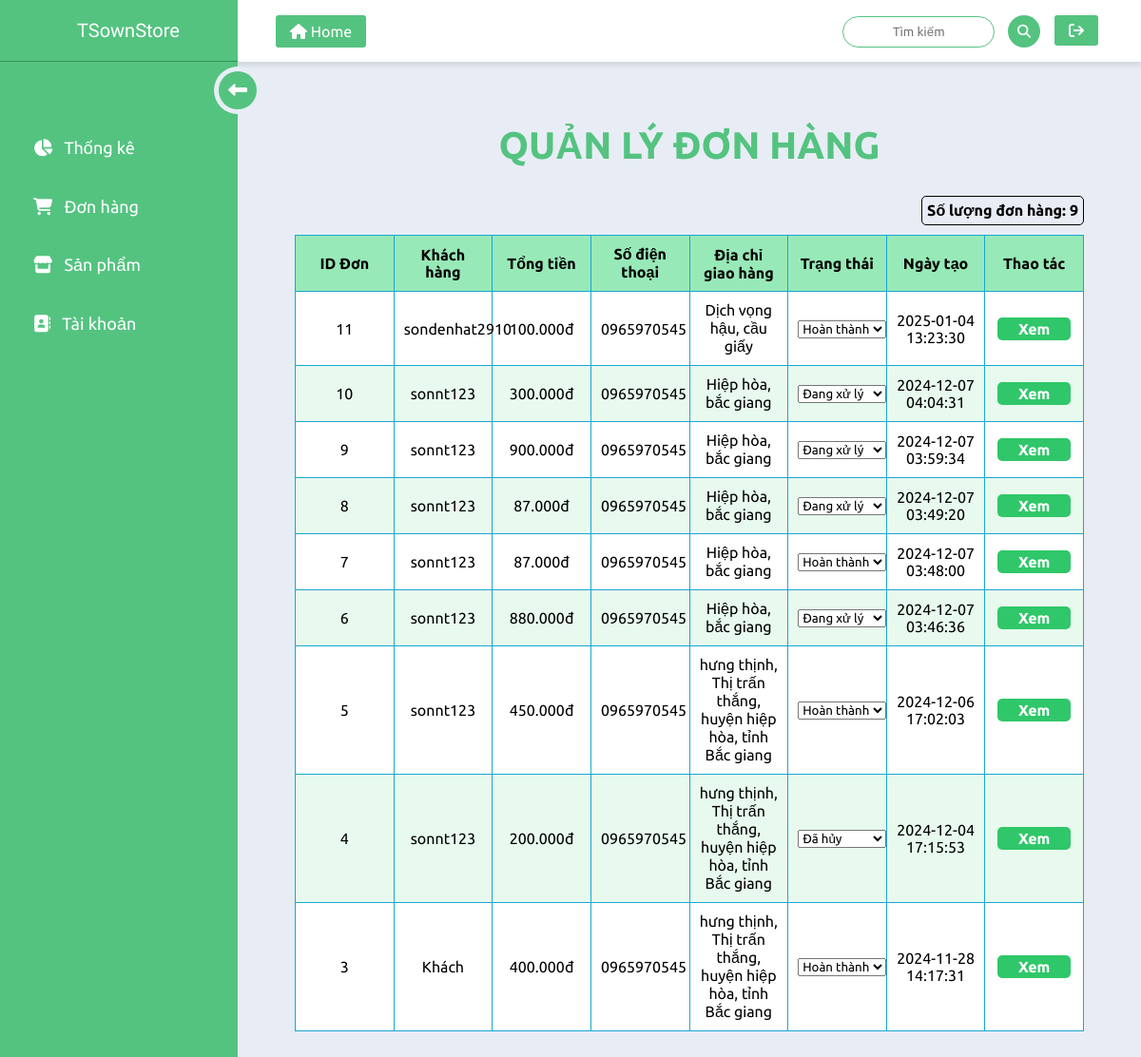
The app's page /admin/order.php with its own data.
### tables this page shows
CREATE TABLE IF NOT EXISTS `m_orders` (
  `order_id` int(11) NOT NULL AUTO_INCREMENT,
  `user_id` varchar(50) DEFAULT NULL,
  `total_amount` int(11) DEFAULT NULL,
  `status` varchar(20) NOT NULL DEFAULT 'pending' COMMENT 'pending-complete-cancelled',
  `created_at` timestamp NOT NULL DEFAULT CURRENT_TIMESTAMP,
  `updated_at` timestamp NOT NULL DEFAULT CURRENT_TIMESTAMP ON UPDATE CURRENT_TIMESTAMP,
  `shipping_address` varchar(255) NOT NULL,
  `phone` varchar(50) NOT NULL,
  PRIMARY KEY (`order_id`)
);

CREATE TABLE IF NOT EXISTS `m_users` (
  `user_id` int(11) NOT NULL AUTO_INCREMENT,
  `username` varchar(50) NOT NULL,
  `password` varchar(255) NOT NULL,
  `role` int(11) DEFAULT '0' COMMENT '''0'': user - ''1'': admin',
  `stop_flg` int(11) DEFAULT '0' COMMENT '0: Normal, 1: Disabled',
  `insert_dt` timestamp NOT NULL DEFAULT CURRENT_TIMESTAMP,
  `update_dt` timestamp NOT NULL DEFAULT CURRENT_TIMESTAMP ON UPDATE CURRENT_TIMESTAMP,
  PRIMARY KEY (`user_id`),
  UNIQUE KEY `username` (`username`)
);

### admin/order.php (the view, shortened to what this page needs)
<?php
include("../init.php");
$title = "Quản lý Đơn Hàng";
$sql = "SELECT * FROM m_orders ORDER BY created_at desc;";
$result = $cm_pg->execute($sql);
$order_no = 0;
$order_arr = array();
while ($item = mysqli_fetch_array($result, MYSQLI_ASSOC)) {
    if (!empty($item['order_id'])) {
        $order_arr[] = $item;
        $order_no++;
    }
}
$row_html = "";
foreach ($order_arr as $index => $order) {
    $order_id = $order['order_id'];
    $user_id = $order['user_id'] ?? "Khách";
    $total_amount = number_format($order['total_amount'], 0) . ".000đ";
    $phone = $order['phone'] ?: "Chưa cung cấp";
    $shipping_address = $order['shipping_address'] ?: "Chưa cung cấp";
    $status = $order['status'];
    $created_at = $order['created_at'];
    if ($user_id !== "Khách") {
        $user_sql = "SELECT username FROM m_users WHERE user_id = {$user_id}";
        $user_data = $cm_pg->select_one($user_sql);
        $username = $user_data ? $user_data['username'] : "Khách";
    } else {
        $username = "Khách";
    }
    $status_options = [
        'pending' => 'Đang xử lý',
        'completed' => 'Hoàn thành',
        'cancelled' => 'Đã hủy',
    ];
    $status_select = '<select class="order-status" data-order-id="' . $order_id . '">';
    foreach ($status_options as $key => $value) {
        $selected = ($status === $key) ? 'selected' : '';
        $status_select .= '<option value="' . $key . '" ' . $selected . '>' . $value . '</option>';
    }
    $status_select .= '</select>';
    $row_html .= <<<EOT
    <tr class="book-row">
        <td>{$order_id}</td>
        <td>{$username}</td>
        <td>{$total_amount}</td>
        <td>{$phone}</td>
        <td>{$shipping_address}</td>
        <td>{$status_select}</td>
        <td>{$created_at}</td>
        <td>
            <a class="a-detail" href="order-detail.php?order_id={$order_id}">Xem</a>
        </td>
    </tr>
EOT;
}
$content = <<<EOT
<div class="book-list-container">
    <h1>QUẢN LÝ ĐƠN HÀNG</h1>
    <div class="book-count">Số lượng đơn hàng: <span id="order_no">{$order_no}</span></div>
    <table class="book-table">
        <thead>
            <tr>
                <th>ID Đơn</th>
                <th>Khách hàng</th>
                <th>Tổng tiền</th>
                <th>Số điện thoại</th>
                <th>Địa chỉ giao hàng</th>
                <th>Trạng thái</th>
                <th>Ngày tạo</th>
                <th>Thao tác</th>
            </tr>
        </thead>
        <tbody>
            {$row_html}
        </tbody>
    </table>
</div>
<div class="block h50"></div>
<script>
    document.addEventListener('DOMContentLoaded', function () {
        const statusSelectors = document.querySelectorAll('.order-status');
        statusSelectors.forEach(selector => {
            selector.addEventListener('change', function () {
                const orderId = this.getAttribute('data-order-id');
                const newStatus = this.value;
                fetch('update-order-status.php', {
                    method: 'POST',
                    headers: {
                        'Content-Type': 'application/json',
                    },
                    body: JSON.stringify({ order_id: orderId, status: newStatus }),
                })
                .then(response => response.json())
                .then(data => {
                    if (data.status === 'success') {
                        alert('Trạng thái đơn hàng đã được cập nhật!');
                    } else {
                        alert('Lỗi: ' + data.message);
                    }
                })
                .catch(error => {
                    console.error('Error:', error);
                    alert('Không thể cập nhật trạng thái đơn hàng.');
                });
            });
        });
    });
</script>
EOT;
echo header_admin($title);
echo $content;
echo footer_admin();

### init.php (shortened to what this page needs)
<?php
$config = [
    'pe' => false,
    'env' => 'ntson123',
    'db_host' => 'mysql',
    'db_port' => 3306,
    'db_user' => 'root',
    'db_pass' => 'root',
    'db_name' => 'bookstore'
];
$cm_pg = new common_mysql(
    $config['db_host'],
    $config['db_name'],
    $config['db_user'],
    $config['db_pass'],
    $config['db_port']
);
function header_admin($title)
{
    $header_admin = <<<header
<!DOCTYPE html>
<html lang="en">
<head>
    <title>{$title} | TSownStore</title>
    <link rel="stylesheet" href="http://localhost/bookstore/css/style-admin.css">
    <link href="https://cdnjs.cloudflare.com/ajax/libs/font-awesome/6.6.0/css/all.min.css" rel="stylesheet">
</head>
<body>
    <div class="wrapper">
        <div class="top_navbar">
            <div class="logo">
                <a href="../index.php">TSownStore</a>
            </div>
            <div class="top_menu">
                <div class="home_link">
                    <a href="dashboard.php">
                        <span class="icon"><i class="fas fa-home"></i></span>
                        <span>Home</span>
                    </a>
                </div>
                <div class="right_info">
                    <div class="search-bar">
                        <form action="http://localhost/bookstore/admin/search.php" method="GET" class="search-form">
                            <input type="text"  name="search" placeholder="Tìm kiếm"/>
                            <button type="submit" class="fa-solid fa-magnifying-glass"></button>
                        </form>
                    </div>
                    <div class="icon_wrap logout">
                        <div class="icon">
                            <a href="../login/logout"class="fas fa-sign-out"></a>
                        </div>
                    </div>
                </div>
            </div>
        </div>
        <div class="main_body">
            <div class="sidebar_menu">
                <div class="inner__sidebar_menu">
                    <ul>
                        <li>
                            <a href="dashboard">
                                <span class="icon"><i class="fas fa-chart-pie"></i></span>
                                <span class="list">Thống kê</span>
                            </a>
                        </li>
                        <li>
                            <a href="order">
                                <span class="icon"><i class="fa-solid fa-cart-shopping"></i></span>
                                <span class="list">Đơn hàng</span>
                            </a>
                        </li>
                        <li>
                            <a href="product">
                                <span class="icon"><i class="fa-solid fa-store"></i></span>
                                <span class="list">Sản phẩm</span>
                            </a>
                        </li>
                        <li>
                            <a href="account">
                                <span class="icon"><i class="fas fa-address-book"></i></span>
                                <span class="list">Tài khoản</span>
                            </a>
                        </li>
                    </ul>
                    <div class="hamburger">
                        <div class="inner_hamburger">
                            <span class="arrow">
                                <i class="fas fa-long-arrow-alt-left"></i>
                            </span>
                        </div>
                    </div>
                </div>
            </div>
            <div class="container">
header;
    return $header_admin;
}
function footer_admin()
{
    $footer_admin = <<<footer
		</div>
	</div>
</div>
</body>
</html>
footer;
    return $footer_admin;
}
class common_mysql
{
    var $cn;
    function __construct($host, $dbname, $user, $pass, $port)
    {
        $cn = $this->connect($host, $dbname, $user, $pass, $port);
        $this->cn = $cn;
    }
    function connect($host, $dbname, $user, $pass, $port = 3306)
    {
        $cn = mysqli_connect($host, $user, $pass, $dbname, $port)
            or die('Failed to connect to database');
        mysqli_set_charset($cn, 'utf8');
        return $cn;
    }
    function execute($query, $data = array())
    {
        if (!($rs = mysqli_query($this->cn, $query))) {
            $_SESSION['error_query'] = $query;
        }
        return $rs;
    }
    function select_one($query, $data = array())
    {
        $result = $this->execute($query, $data);
        if (mysqli_num_rows($result)) {
            $data = mysqli_fetch_array($result, MYSQLI_ASSOC);
            return $data;
        } else {
            return false;
        }
    }
}

### css/style-admin.css (style rules this page uses)
* { margin: 0; padding: 0; list-style: none; font-family: 'Ubuntu', sans-serif; box-sizing: border-box; text-decoration: none !important; }
body { background: #e8edf5; width: 100%; height: 100%; }
.wrapper .top_navbar { width: 100%; height: 65px; display: flex; position: fixed; top: 0; box-shadow: 0 4px 6px rgba(0, 0, 0, 0.1); }
.wrapper .top_navbar .logo { width: 250px; height: 100%; background: #54c380; border-bottom: 1px solid #319258; margin-left: auto; padding-left: 20px; }
.wrapper .top_navbar .logo a { display: block; text-align: center; font-family: 'Montserrat Subrayada', sans-serif; font-size: 20px; color: #fff; padding: 20px 0; }
.wrapper .top_navbar .top_menu { width: calc(100% - 250px); height: 100%; background: #fff; padding: 0 40px; display: flex; justify-content: space-between; align-items: center; }
.wrapper .top_navbar .top_menu .home_link a { display: block; background: #54c380; color: #fff; padding: 8px 15px; border-radius: 3px; }
.wrapper .top_navbar .right_info { display: flex; }
.wrapper .top_navbar .right_info .icon_wrap a { padding: 8px 15px; border-radius: 3px; background: #54c380; color: #fff; margin: 0 5px; cursor: pointer; }
.main_body .sidebar_menu { position: fixed; top: 65px; left: 0; background: #54c380; width: 250px; height: 100%; transition: all 0.3s linear; }
.search-bar input { padding: 8px; border-radius: 20px; width: 160px; margin-right: 10px; border: 1px solid #54c380; text-align: center; }
.search-bar button { background-color: #54c380; color: #fff; padding: 10px; border-radius: 50%; cursor: pointer; transition: transform 0.5s ease; }
.main_body .sidebar_menu .inner__sidebar_menu { position: relative; padding-top: 60px; }
.main_body .sidebar_menu ul li a { color: #ffffff; font-size: 18px; padding: 20px 35px; display: block; white-space: nowrap; }
.main_body .sidebar_menu ul li a .icon { margin-right: 8px; }
.main_body .sidebar_menu ul li a span { display: inline-block; }
.main_body .sidebar_menu .hamburger { position: absolute; top: 5px; right: -25px; width: 50px; height: 50px; background: #e8edf5; border-radius: 50%; cursor: pointer; }
.main_body .sidebar_menu .inner_hamburger, .main_body .sidebar_menu .hamburger .arrow { position: absolute; top: 50%; left: 50%; transform: translate(-50%, -50%); }
.main_body .sidebar_menu .inner_hamburger { width: 40px; border-radius: 50%; height: 40px; background: #54c380; }
.main_body .sidebar_menu .hamburger .arrow { color: #fff; font-size: 20px; }
.main_body .container { width: calc(100% - 250px); margin-top: 65px; margin-left: 250px; padding: 25px 40px; transition: all 0.3s linear; }
.main_body .container h1 { font-size: 40px; color: #54c380; }
.book-count { display: inline-block; border: 1px solid; border-radius: 5px; padding: 5px; margin-bottom: 10px; text-align: center; margin: 10px 0; font-weight: bold; font-size: 16px; float: right; }
.book-list-container { width: 100%; margin: 20px auto; padding: 20px; text-align: center; }
.book-list-container h1 { font-size: 24px; margin-bottom: 20px; }
.book-table { width: 100%; border-collapse: collapse; margin-top: 20px; table-layout: fixed; }
.book-table th, .book-table td { border: 1px solid #17a7d2; padding: 10px; text-align: center; }
.book-table th { background-color: #98e9b8; }
.book-table tbody tr:nth-child(odd) { background-color: #ffffff; }
.book-table tbody tr:nth-child(even) { background-color: #e8f9ee; }
.book-table .a-detail { display: block; background-color: #2fc769; text-decoration: none; color: #ffffff; font-weight: bold; }
.book-table a { display: flex; justify-content: center; padding: 3px; margin: 3px; border-radius: 5px; }
form button { padding: 10px 20px; margin-right: 10px; border: none; border-radius: 4px; cursor: pointer; font-size: 14px; font-weight: bold; }

### records on screen
m_orders: order_id "11", total_amount "100.000đ", phone "0965970545", shipping_address "Dịch vọng hậu, cầu giấy", order_id "Hoàn thành", created_at "2025-01-04 13:23:30"
m_users: username "sondenhat2910"
m_orders: order_id "10", total_amount "300.000đ", phone "0965970545", shipping_address "Hiệp hòa, bắc giang", order_id "Đang xử lý", created_at "2024-12-07 04:04:31"
m_users: username "sonnt123 sonnt123 sonnt123 sonnt123 sonnt123 sonnt123 sonnt123"
m_orders: order_id "9", total_amount "900.000đ", phone "0965970545", shipping_address "Hiệp hòa, bắc giang", order_id "Đang xử lý", created_at "2024-12-07 03:59:34"
m_orders: order_id "8", total_amount "87.000đ", phone "0965970545", shipping_address "Hiệp hòa, bắc giang", order_id "Đang xử lý", created_at "2024-12-07 03:49:20"
m_orders: order_id "7", total_amount "87.000đ", phone "0965970545", shipping_address "Hiệp hòa, bắc giang", order_id "Hoàn thành", created_at "2024-12-07 03:48:00"
m_orders: order_id "6", total_amount "880.000đ", phone "0965970545", shipping_address "Hiệp hòa, bắc giang", order_id "Đang xử lý", created_at "2024-12-07 03:46:36"
m_orders: order_id "5", total_amount "450.000đ", phone "0965970545", shipping_address "hưng thịnh, Thị trấn thắng, huyện hiệp hòa, tỉnh Bắc giang", order_id "Hoàn thành", created_at "2024-12-06 17:02:03"
m_orders: order_id "4", total_amount "200.000đ", phone "0965970545", shipping_address "hưng thịnh, Thị trấn thắng, huyện hiệp hòa, tỉnh Bắc giang", order_id "Đã hủy", created_at "2024-12-04 17:15:53"
m_orders: order_id "3", total_amount "400.000đ", phone "0965970545", shipping_address "hưng thịnh, Thị trấn thắng, huyện hiệp hòa, tỉnh Bắc giang", order_id "Hoàn thành", created_at "2024-11-28 14:17:31"

### other values on screen
$order_no "9"
$username "Khách"
